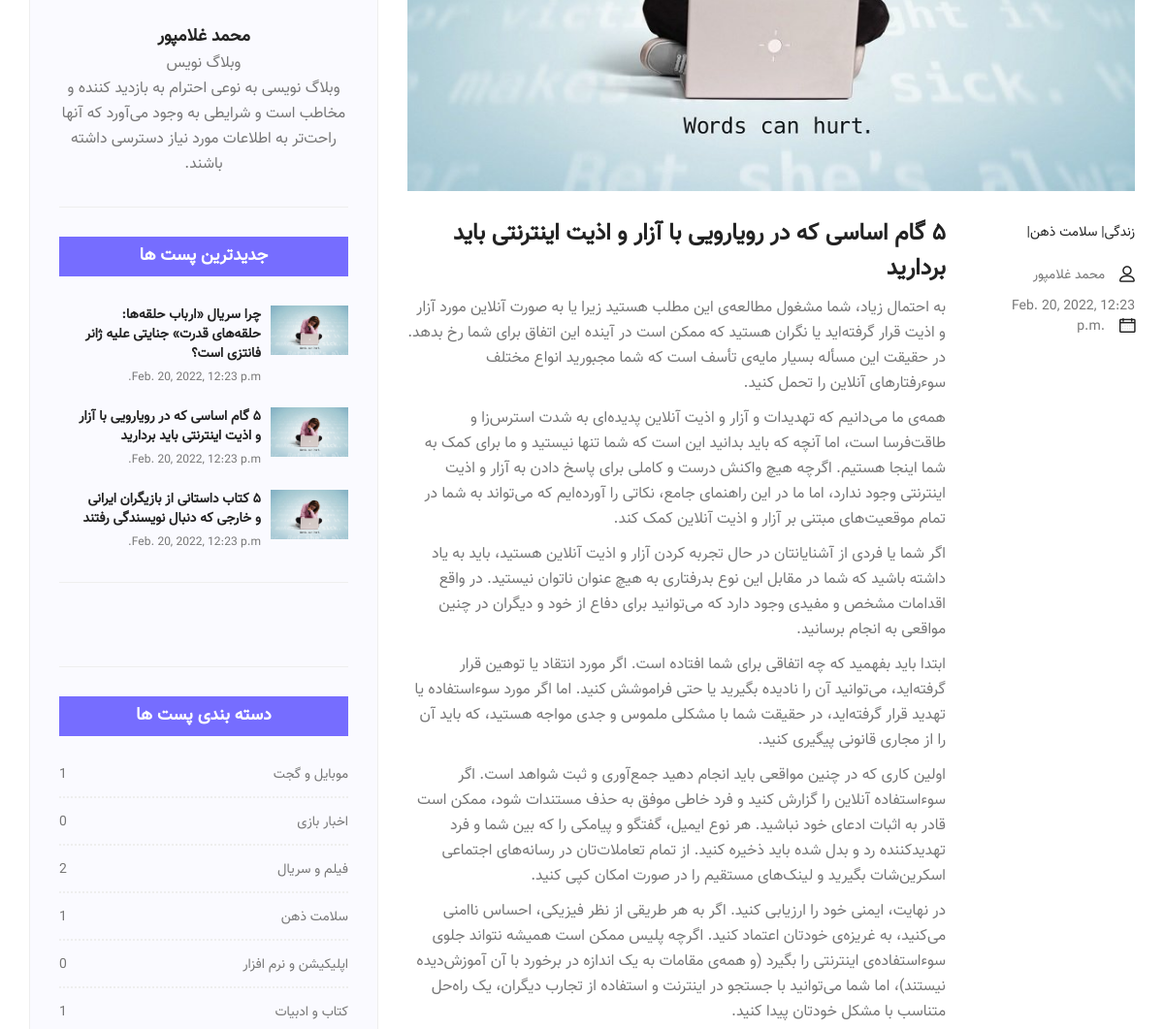
The app's page /blogs/4/ (middle part), older data.
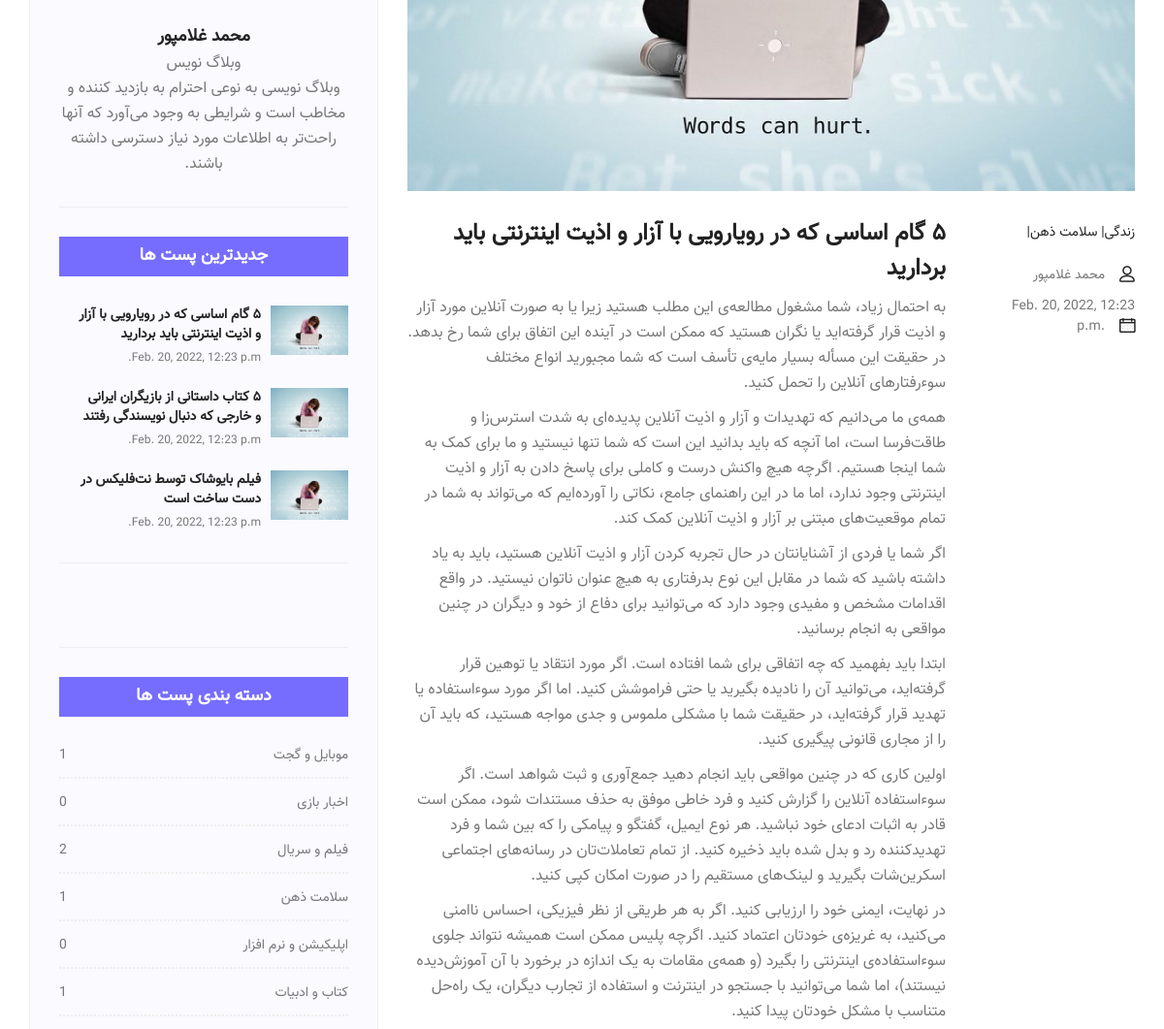
The same page, newer data.
### blog/models.py (models this page shows, shortened)
class Tag(models.Model):
    name = models.CharField(max_length=150, verbose_name='عنوان تگ')
    slug = models.SlugField()
    class Meta:
        verbose_name = 'تگ'
        verbose_name_plural = 'تگ ها'

class Post(models.Model):
    author = models.ForeignKey(User, on_delete=models.CASCADE, related_name='author', verbose_name='نویسنده', default=1)
    title = models.CharField(max_length=150, verbose_name='عنوان')
    content = RichTextField(verbose_name='محتوا')
    image = models.ImageField(upload_to='post', verbose_name='تصویر')
    category = models.ForeignKey('Category', on_delete=models.CASCADE, related_name='category', verbose_name='دسته بندی')
    tags = models.ManyToManyField('Tag', related_name='tags', verbose_name='تگ ها')
    created_at = models.DateTimeField(default=timezone.now, verbose_name='زمان نوشته شدن')
    published_at = models.DateTimeField(blank=True, null=True, verbose_name='زمان انتشار')
    class Meta:
        verbose_name = 'پست'
        verbose_name_plural = 'پست ها'

class Category(models.Model):
    name = models.CharField(max_length=150, verbose_name='عنوان دسته بندی')
    slug = models.SlugField()
    class Meta:
        verbose_name = 'دسته بندی'
        verbose_name_plural = 'دسته بندی ها'

### blog/views.py (the view, shortened to what this page needs)
# urls.py: path('blogs/<int:pk>/', post_detail_view, name='post_detail'),
def post_detail_view(request, pk):
    context = dict()
    context['post'] = Post.objects.get(id=pk)
    context['tags'] = Tag.objects.all()
    context['categories'] = Category.objects.all()
    context['recent'] = Post.objects.all().order_by('-created_at')[:3]
    context['blogger'] = Blogger.objects.get(id=1)
    context['posts'] = Post.objects.all()
    context['comments'] = Comment.objects.filter(status__exact='publish').order_by('-created_at')
    return render(request, 'blog/single-blog.html', context)

### templates/blog/single-blog.html (shortened to what the changed rows need)
{% extends 'blog/base.html' %}
{% load static %}
{% load jalali_tags %}
{% block content %}
        <section class="blog_area single-post-area p_120">
            <div class="container">
                <div class="row">
                    <div class="col-lg-8 posts-list">
                        <div class="single-post row">
                            <div class="col-lg-12">
                                <div class="feature-img">
                                    <img class="img-fluid" width="100%" src="{{ post.image.url}}" alt="">
                                </div>
                            </div>
                            <div class="col-lg-3  col-md-3">
                                <div class="blog_info text-right">
                                    <div class="post_tag">
                                        {% for tag in post.tags.all %}
                                            <a href="{% url 'blog:tag_view' tag.slug %}">{{ tag.name }}| </a>
                                        {% endfor %}
                                    </div>
                                    <ul class="blog_meta list" dir="ltr">
                                                <li><a href="#" >{{ post.author.first_name }} {{ post.author.last_name }}<i class="lnr lnr-user"></i></a></li>
                                                <li><a href="#" > {{ post.created_at|to_jalali:'%B %Y' }}<i class="lnr lnr-calendar-full"></i></a></li>
                                     </ul>
                                </div>
                            </div>
                            <div class="col-lg-9 col-md-9 blog_details">
                                <h2>{{ post.title }}</h2>
                                <p class="excert">
                                    {{ post.content|safe }}
                                </p>
                            </div>
                        </div>
                    </div>
                    <div class="col-lg-4">
                            <div class="blog_right_sidebar">
                                <aside class="single_sidebar_widget popular_post_widget">
                                    {% for pst in recent %}
                                    <div class="media post_item">
                                        <img src="{{ post.image.url }}" width="80px" alt="post">
                                        <div class="media-body">
                                            <a href="{% url 'blog:post_detail' pst.id %}"><h3>{{ pst.title }}</h3></a>
                                            <p>{{ post.created_at|to_jalali:'%B %Y' }}</p>
                                        </div>
                                    </div>
                                    {% endfor %}
                                </aside>
                                <aside class="single_sidebar_widget post_category_widget">
                                    <ul class="list cat-list">
                                        {% for category in categories %}
                                        <li>
                                            <a href="{% url 'blog:category_view' category.slug %}" class="d-flex justify-content-between">
                                                <p>{{ category.name }}</p>
                                                <p>{{ category.category.count }}</p>
                                            </a>
                                        </li>
										{% endfor %}
                                    </ul>
                                </aside>
                            </div>
                        </div>
                </div>
            </div>
        </section>
{% endblock %}

Row changes from the older to the newer data that the page shows:
no longer on this page (row edited): Post: image (picture), title "چرا سریال «ارباب حلقه‌ها: حلقه‌های قدرت» جنایتی علیه ژانر فانتزی است؟", {{ post.created_at|to_jalali:'%B %Y' }} "Feb. 20, 2022, 12:23 p.m."
now on this page (row edited): Post: image (picture), title "فیلم بایوشاک توسط نت‌فلیکس در دست ساخت است", {{ post.created_at|to_jalali:'%B %Y' }} "Feb. 20, 2022, 12:23 p.m."
